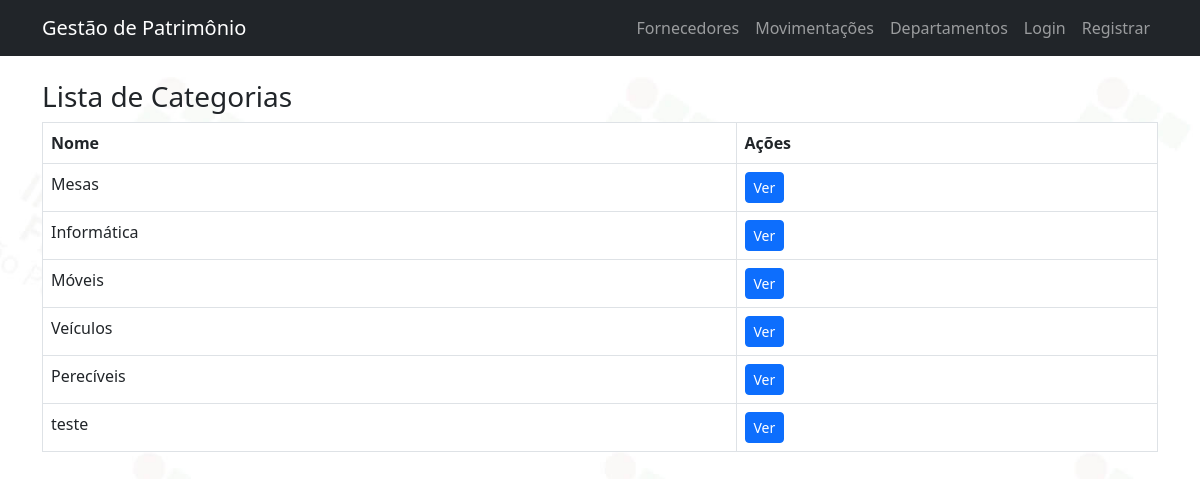
Page /categorias/ on the committed database.
### gestao/models.py (models this page shows, shortened)
class Categoria(models.Model):
    nome = models.CharField(max_length=100)

### gestao/views.py (the view)
# urls.py: path('categorias/', categoria_list, name='categoria_list'),
def categoria_list(request):
    categorias = Categoria.objects.all()
    return render(request, 'list/categoria_list.html', {'categorias': categorias})

### gestao/templates/list/categoria_list.html
{% extends 'base.html' %}
{% block content %}
<h3>Lista de Categorias</h3>
<table class='table table-bordered'>
    <thead>
        <tr>
            <th>Nome</th>
            <th>Ações</th>
        </tr>
    </thead>
    <tbody>
        {% for categoria in categorias %}
            <tr>
                <td>{{ categoria.nome }}</td>
                <td><a href="{% url 'categoria_detail' categoria.id %}" class="btn btn-primary btn-sm">Ver</a></td>
            </tr>
        {% endfor %}
    </tbody>
</table>
{% endblock %}

### rows in the picture
Categoria: nome "Mesas"
Categoria: nome "Informática"
Categoria: nome "Móveis"
Categoria: nome "Veículos"
Categoria: nome "Perecíveis"
Categoria: nome "teste"
